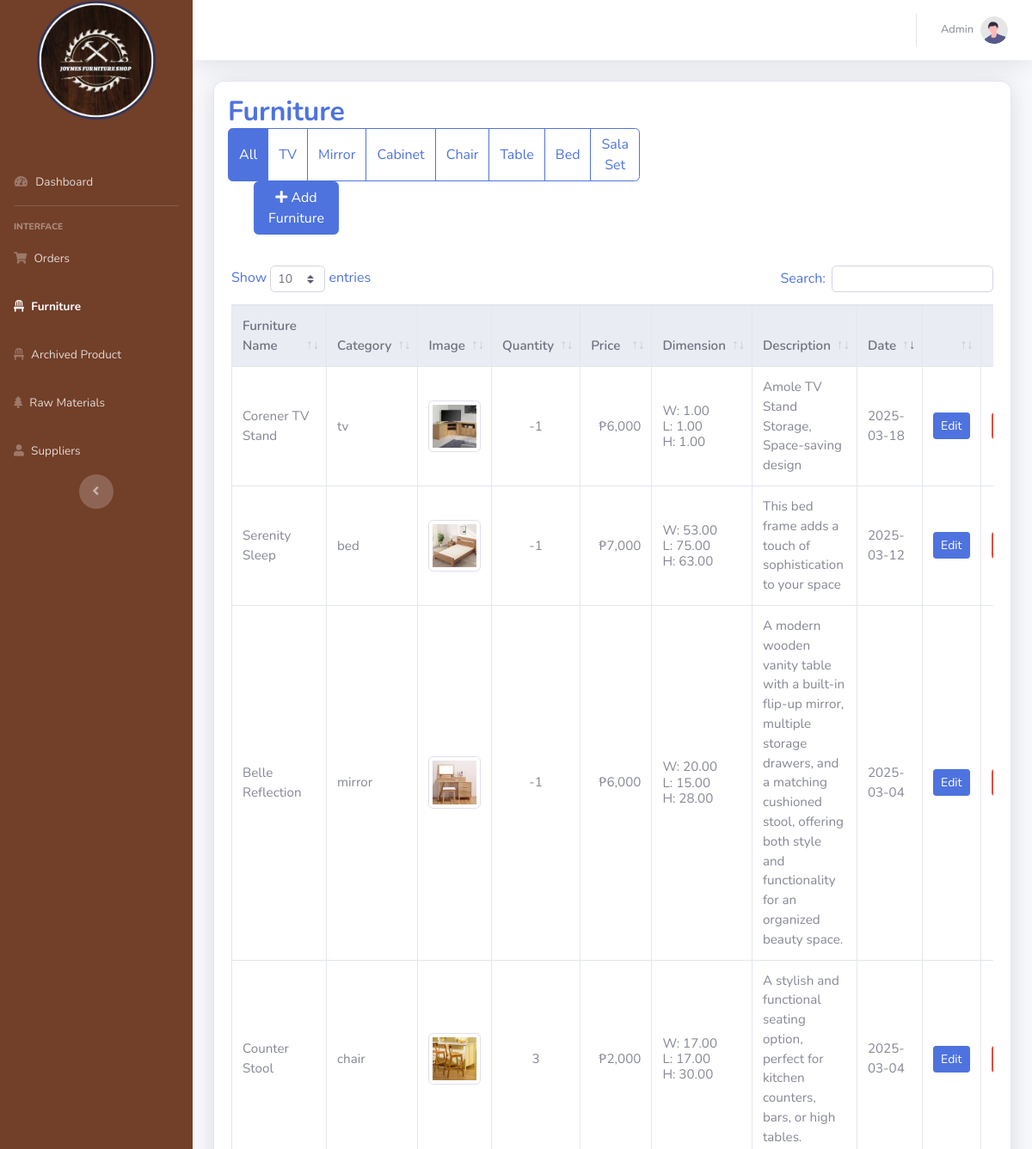
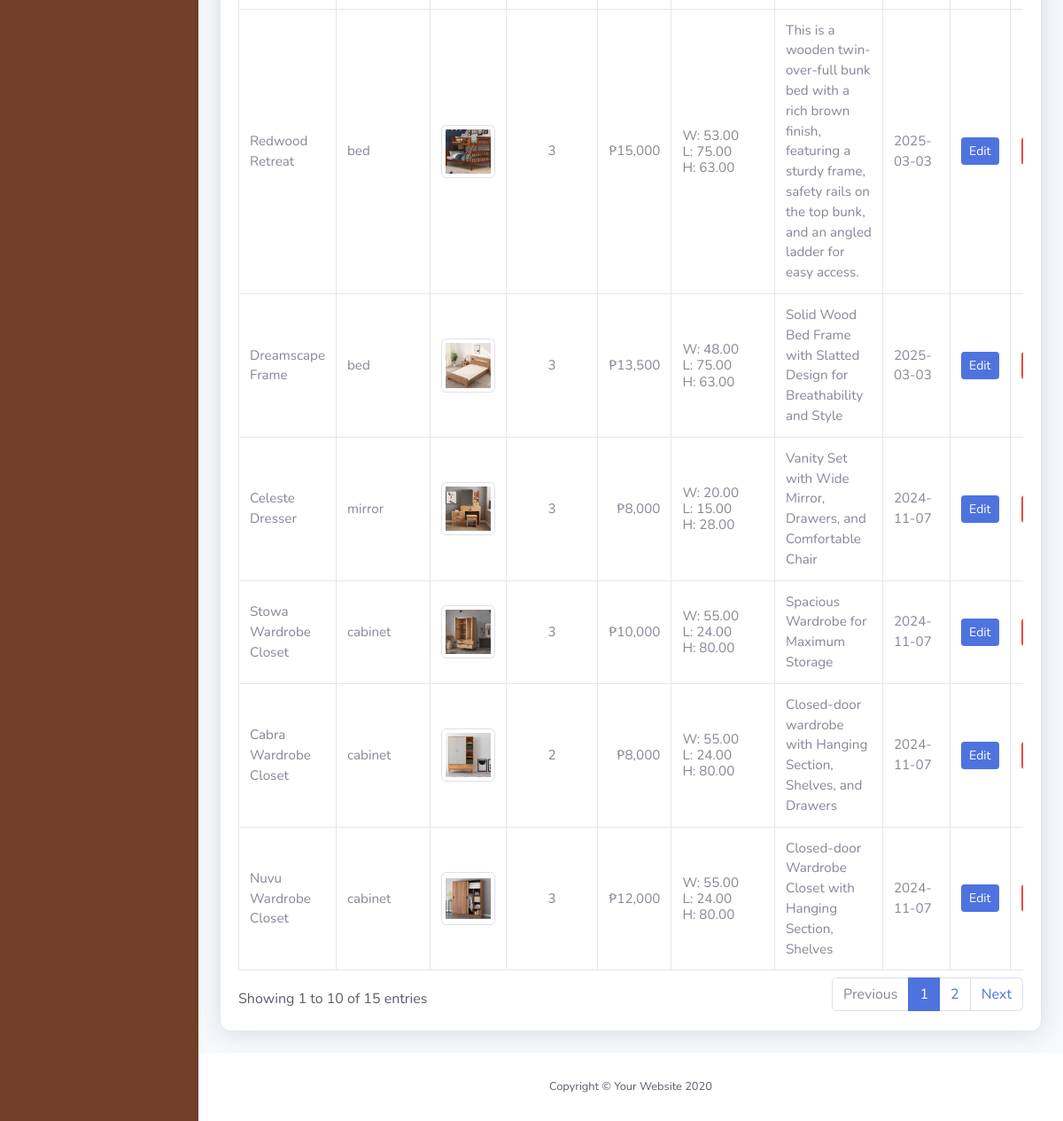
/tables.php, run on the app's committed database (2 pictures, top to bottom).
### tables this page shows
CREATE TABLE `furnituretbl` (
  `fID` bigint(20) NOT NULL,
  `fName` varchar(255) NOT NULL,
  `category` varchar(255) NOT NULL,
  `image` varchar(255) NOT NULL,
  `fDes` varchar(5000) NOT NULL,
  `fQuantity` int(11) NOT NULL,
  `cost` bigint(255) NOT NULL,
  `date` date NOT NULL,
  `width` decimal(10,2) DEFAULT NULL,
  `length` decimal(10,2) DEFAULT NULL,
  `height` decimal(10,2) DEFAULT NULL
);

### tables.php (the view, shortened to what this page needs)
<?php
include("database.php");
$selectedCategory = isset($_GET['category']) ? $_GET['category'] : '';
if ($selectedCategory && $selectedCategory !== 'all') {
    $furnituresql = "SELECT * FROM furnituretbl WHERE category = '" . mysqli_real_escape_string($conn, $selectedCategory) . "' ORDER BY fID DESC";
} else {
    $furnituresql = "SELECT * FROM furnituretbl ORDER BY fID DESC";
}
$furnitureresult = mysqli_query($conn, $furnituresql);
?>
<!DOCTYPE html>
<html lang="en">
<head>
    <link href="vendor/fontawesome-free/css/all.min.css" rel="stylesheet" type="text/css">
    <link href="css/sb-admin-2.min.css" rel="stylesheet">
    <link href="css/newstyle.css" rel="stylesheet">
    <link href="vendor/datatables/dataTables.bootstrap4.min.css" rel="stylesheet">
</head>
<body id="page-top">
    <div id="wrapper">
        <ul class="navbar-nav sidebar sidebar-dark accordion" id="accordionSidebar">
            <a class="logo sidebar-brand d-flex align-items-center justify-content-center" href="admin.php">
                <div class="sidebar-brand-icon ">
                    <img src="logo.png" class="img-fluid ">
                </div>
            </a>
            <li class="nav-item mt-5">
                <a class="nav-link" href="admin.php">
                    <i class="fas fa-fw fa-tachometer-alt"></i>
                    <span>Dashboard</span></a>
            </li>
            <hr class="sidebar-divider">
            <div class="sidebar-heading">
                Interface
            </div>
            <li class="nav-item">
                <a class="nav-link collapsed" href="adminOrder.php">
                    <i class="fas fa-shopping-cart"></i>
                    <span>Orders</span>
                </a>
            </li>
            <li class="nav-item active">
                <a class="nav-link collapsed" href="tables.php">
                    <i class="fas fa-solid fa-chair"></i>
                    <span>Furniture</span>
                </a>
            </li>
            <li class="nav-item">
                <a class="nav-link collapsed" href="archiveprod.php">
                    <i class="fas fa-solid fa-chair"></i>
                    <span>Archived Product</span>
                </a>
            </li>
            <li class="nav-item">
                <a class="nav-link collapsed" href="rawtable.php">
                    <i class="fas fa-solid fa-tree"></i>
                    <span>Raw Materials</span>
                </a>
            </li>
            <li class="nav-item">
                <a class="nav-link " href="suppliers.php">
                    <i class="fas fa-solid fa-user"></i>
                    <span>Suppliers</span>
                </a>
            </li>
            <div class="text-center d-none d-md-inline">
                <button class="rounded-circle border-0" id="sidebarToggle"></button>
            </div>
        </ul>
        <div id="content-wrapper" class="d-flex flex-column">
            <div id="content">
                <nav
                    class="navbar navbar-expand navbar-light bg-white topbar mb-4 static-top shadow align-items-center">
                    <ul class="navbar-nav ml-auto">
                        <li class="nav-item dropdown no-arrow">
                            <a class="nav-link dropdown-toggle" href="#" id="userDropdown" role="button" data-toggle="dropdown" aria-haspopup="true" aria-expanded="false">
                                <span class="mr-2 d-none d-lg-inline text-gray-600 small">Admin</span>
                                <img class="img-profile rounded-circle" src="img/undraw_profile.svg">
                            </a>
                        </li>
                    </ul>
                </nav>
                <div class="container-fluid">
                    <div class="card shadow mb-4">
                        <div class="row  py-3 px-3 align-items-center">
                            <div class="col-lg-6">
                                <h2 class="font-weight-bold text-primary mb-0">Furniture</h2>
                            </div>
                            <div class="col-lg-4" style="margin-right: 600px;">
                                <form method="GET" id="categoryFilterForm" class="form-inline" style="margin-right: 500px;">
                                    <div class="btn-group btn-group-toggle" data-toggle="buttons">
                                        <label class="btn btn-outline-primary <?php if ($selectedCategory === '' || $selectedCategory === 'all') echo 'active'; ?>">
                                            <input type="radio" name="category" value="all" autocomplete="off" onchange="this.form.submit()" <?php if ($selectedCategory === '' || $selectedCategory === 'all') echo 'checked'; ?>> All
                                        </label>
                                        <label class="btn btn-outline-primary <?php if ($selectedCategory === 'tv') echo 'active'; ?>">
                                            <input type="radio" name="category" value="tv" autocomplete="off" onchange="this.form.submit()" <?php if ($selectedCategory === 'tv') echo 'checked'; ?>> TV
                                        </label>
                                        <label class="btn btn-outline-primary <?php if ($selectedCategory === 'mirror') echo 'active'; ?>">
                                            <input type="radio" name="category" value="mirror" autocomplete="off" onchange="this.form.submit()" <?php if ($selectedCategory === 'mirror') echo 'checked'; ?>> Mirror
                                        </label>
                                        <label class="btn btn-outline-primary <?php if ($selectedCategory === 'cabinet') echo 'active'; ?>">
                                            <input type="radio" name="category" value="cabinet" autocomplete="off" onchange="this.form.submit()" <?php if ($selectedCategory === 'cabinet') echo 'checked'; ?>> Cabinet
                                        </label>
                                        <label class="btn btn-outline-primary <?php if ($selectedCategory === 'chair') echo 'active'; ?>">
                                            <input type="radio" name="category" value="chair" autocomplete="off" onchange="this.form.submit()" <?php if ($selectedCategory === 'chair') echo 'checked'; ?>> Chair
                                        </label>
                                        <label class="btn btn-outline-primary <?php if ($selectedCategory === 'table') echo 'active'; ?>">
                                            <input type="radio" name="category" value="table" autocomplete="off" onchange="this.form.submit()" <?php if ($selectedCategory === 'table') echo 'checked'; ?>> Table
                                        </label>
                                        <label class="btn btn-outline-primary <?php if ($selectedCategory === 'bed') echo 'active'; ?>">
                                            <input type="radio" name="category" value="bed" autocomplete="off" onchange="this.form.submit()" <?php if ($selectedCategory === 'bed') echo 'checked'; ?>> Bed
                                        </label>
                                        <label class="btn btn-outline-primary <?php if ($selectedCategory === 'sala') echo 'active'; ?>">
                                            <input type="radio" name="category" value="sala" autocomplete="off" onchange="this.form.submit()" <?php if ($selectedCategory === 'sala') echo 'checked'; ?>> Sala Set
                                        </label>
                                    </div>
                                </form>
                            </div>
                            <div class="col-lg-2 text-right">
                                <a type="btn" class="btn btn-primary" href="#" data-toggle="modal" data-target="#addModal" style="margin-left: 30px;">
                                    <i class="fa fa-plus"></i> Add Furniture
                                </a>
                            </div>
                        </div>
                        <div class="card-body">
                            <div class="table-responsive">
                                <table class="table table-bordered table-hover" id="dataTable" width="100%" cellspacing="0" style="font-size: 0.95rem;">
                                    <thead class="thead-light">
                                        <tr>
                                            <th>Furniture Name</th>
                                            <th>Category</th>
                                            <th>Image</th>
                                            <th>Quantity</th>
                                            <th>Price</th>
                                            <th>Dimension</th>
                                            <th>Description</th>
                                            <th>Date</th>
                                            <th></th>
                                            <th></th>
                                        </tr>
                                    </thead>
                                    <tbody>
                                        <tr>
                                            <?php
                                            while ($row = mysqli_fetch_assoc($furnitureresult)) {
                                                ?>
                                                <td class="align-middle"><?php echo htmlspecialchars($row['fName']); ?></td>
                                                <td class="align-middle"><?php echo htmlspecialchars($row['category']); ?></td>
                                                <td class="align-middle text-center">
                                                    <img src="./up/<?php echo htmlspecialchars($row['image']); ?>" alt="" width="150" height="150" class="img-thumbnail rounded">
                                                </td>
                                                <td class="align-middle text-center"><?php echo (int)$row['fQuantity']; ?></td>
                                                <td class="align-middle text-right">&#8369;<?php echo number_format($row['cost'], 0, '.', ','); ?></td>
                                                <td class="align-middle" style="min-width: 90px;">
                                                <?php
                                                    $widths = isset($row['width']) ? explode(',', $row['width']) : array();
                                                    $lengths = isset($row['length']) ? explode(',', $row['length']) : array();
                                                    $heights = isset($row['height']) ? explode(',', $row['height']) : array();
                                                    $maxItems = 1;
                                                    if (!empty($widths)) $maxItems = max($maxItems, count($widths));
                                                    if (!empty($lengths)) $maxItems = max($maxItems, count($lengths));
                                                    if (!empty($heights)) $maxItems = max($maxItems, count($heights));
                                                    $maxDim = $maxItems;
                                                    for ($i = 0; $i < $maxDim; $i++) {
                                                        $w = isset($widths[$i]) ? trim($widths[$i]) : (isset($widths[0]) ? trim($widths[0]) : '');
                                                        $l = isset($lengths[$i]) ? trim($lengths[$i]) : (isset($lengths[0]) ? trim($lengths[0]) : '');
                                                        $h = isset($heights[$i]) ? trim($heights[$i]) : (isset($heights[0]) ? trim($heights[0]) : '');
                                                        if ($w !== '' || $l !== '' || $h !== '') {
                                                            echo '<div style="line-height:1.2;">';
                                                            echo 'W: ' . htmlspecialchars($w) . '<br>';
                                                            echo 'L: ' . htmlspecialchars($l) . '<br>';
                                                            echo 'H: ' . htmlspecialchars($h);
                                                            echo '</div>';
                                                        } else {
                                                            echo '<div style="line-height:1.2;">N/A</div>';
                                                        }
                                                    }
                                                ?>
                                                </td>
                                                <td class="align-middle"><?php echo htmlspecialchars($row['fDes']); ?></td>
                                                <td class="align-middle"><?php echo htmlspecialchars($row['date']); ?></td>
                                                <td class="align-middle text-center">
                                                    <button class="update btn btn-primary btn-sm" data-toggle="modal"
                                                            data-target="#editModal" data-id="<?php echo $row['fID']; ?>"
                                                            data-name="<?php echo htmlspecialchars($row['fName']); ?>"
                                                            data-category="<?php echo htmlspecialchars($row['category']); ?>"
                                                            data-quantity="<?php echo (int)$row['fQuantity']; ?>"
                                                            data-price="<?php echo number_format($row['cost'], 2, '.', ','); ?>"
                                                            data-description="<?php echo htmlspecialchars($row['fDes']); ?>"
                                                            data-image="<?php echo htmlspecialchars($row['image']); ?>">
                                                            Edit
                                                    </button>
                                                </td>
                                                <td class="align-middle text-center">
                                                    <a href="archive.php?id=<?php echo $row['fID']; ?>"
                                                            type="button" class="delete btn btn-danger btn-sm">Hide</a>
                                                </td>
                                            </tr>
                                            <?php
                                            }
                                            ?>
                                    </tbody>
                                </table>
                            </div>
                        </div>
                    </div>
                </div>
            </div>
            <footer class="sticky-footer bg-white">
                <div class="container my-auto">
                    <div class="copyright text-center my-auto">
                        <span>Copyright &copy; Your Website 2020</span>
                    </div>
                </div>
            </footer>
        </div>
    </div>
</body>
</html>

### css/newstyle.css (style rules this page uses)
.logo { margin-bottom: 30px; margin-top: 35px; }
.sidebar { background-color: rgba(114,63,41,255); }

### tables.php (style rules this page uses)
body { font-family: 'Nunito', sans-serif; background-color: #f8f9fc; color: #5a5c69; }
.card { border-radius: 0.75rem; box-shadow: 0 0.15rem 1.75rem 0 rgb(58 59 69 / 15%); }
.card .row.py-3.px-3 { padding-top: 1rem !important; padding-bottom: 1rem !important; padding-left: 1rem !important; padding-right: 1rem !important; }
h2.text-primary { color: #4e73df !important; }
table.dataTable thead th { background-color: #4e73df; color: white; font-weight: 600; border-bottom: none; }
.btn-primary { background-color: #4e73df; border-color: #4e73df; transition: background-color 0.3s ease; }
label { font-weight: 600; color: #4e73df; }

### data on the page
furnituretbl: fName "Corener TV Stand", category "tv", image (picture), fQuantity "-1", cost "6,000", width "1.00", length "1.00", height "1.00", fDes "Amole TV Stand Storage, Space-saving design", date "2025-03-18"
furnituretbl: fName "Serenity Sleep", category "bed", image (picture), fQuantity "-1", cost "7,000", width "53.00", length "75.00", height "63.00", fDes "This bed frame adds a touch of sophistication to your space", date "2025-03-12"
furnituretbl: fName "Belle Reflection", category "mirror", image (picture), fQuantity "-1", cost "6,000", width "20.00", length "15.00", height "28.00", fDes "A modern wooden vanity table with a built-in flip-up mirror, multiple storage drawers, and a matching cushioned stool, offering both style and functionality for an organized beauty space.", date "2025-03-04"
furnituretbl: fName "Counter Stool", category "chair", image (picture), fQuantity "3", cost "2,000", width "17.00", length "17.00", height "30.00", fDes "A stylish and functional seating option, perfect for kitchen counters, bars, or high tables.", date "2025-03-04"
furnituretbl: fName "Redwood Retreat", category "bed", image (picture), fQuantity "3", cost "15,000", width "53.00", length "75.00", height "63.00", fDes "This is a wooden twin-over-full bunk bed with a rich brown finish, featuring a sturdy frame, safety rails on the top bunk, and an angled ladder for easy access.", date "2025-03-03"
furnituretbl: fName "Dreamscape Frame", category "bed", image (picture), fQuantity "3", cost "13,500", width "48.00", length "75.00", height "63.00", fDes "Solid Wood Bed Frame with Slatted Design for Breathability and Style", date "2025-03-03"
furnituretbl: fName "Celeste Dresser", category "mirror", image (picture), fQuantity "3", cost "8,000", width "20.00", length "15.00", height "28.00", fDes "Vanity Set with Wide Mirror, Drawers, and Comfortable Chair", date "2024-11-07"
furnituretbl: fName "Stowa Wardrobe Closet", category "cabinet", image (picture), fQuantity "3", cost "10,000", width "55.00", length "24.00", height "80.00", fDes "Spacious Wardrobe for Maximum Storage", date "2024-11-07"
furnituretbl: fName "Cabra Wardrobe Closet", category "cabinet", image (picture), fQuantity "2", cost "8,000", width "55.00", length "24.00", height "80.00", fDes "Closed-door wardrobe with Hanging Section, Shelves, and Drawers", date "2024-11-07"
furnituretbl: fName "Nuvu Wardrobe Closet", category "cabinet", image (picture), fQuantity "3", cost "12,000", width "55.00", length "24.00", height "80.00", fDes "Closed-door Wardrobe Closet with Hanging Section, Shelves", date "2024-11-07"
